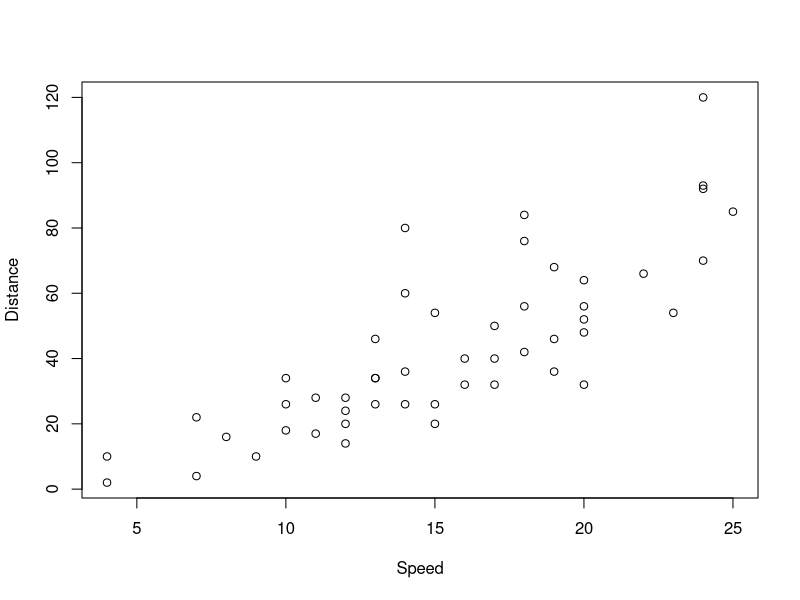
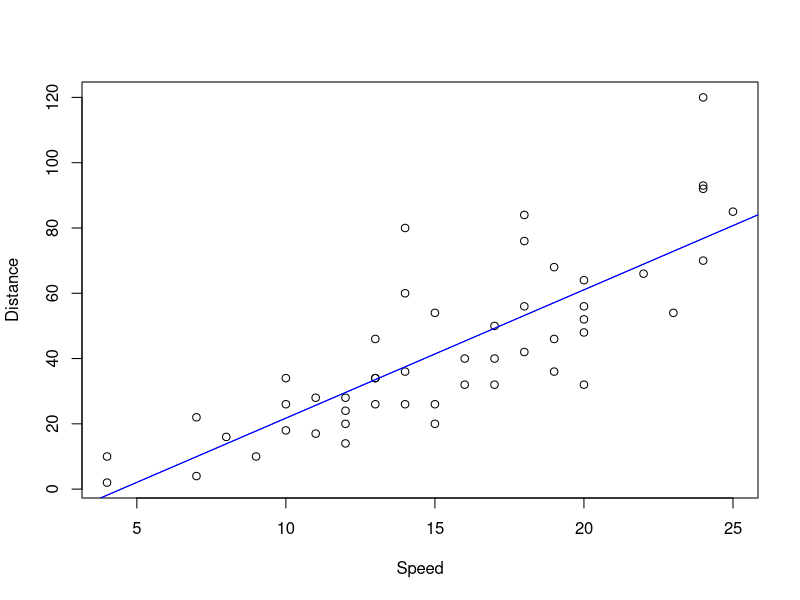
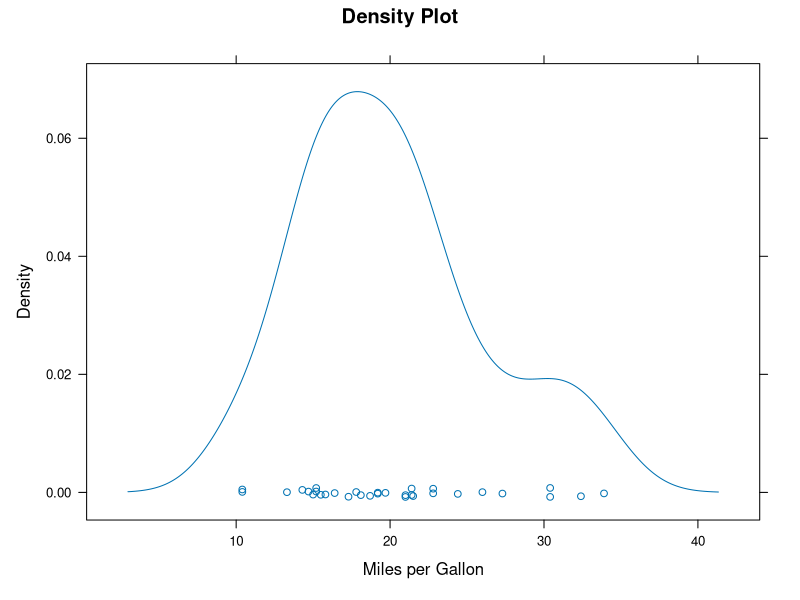
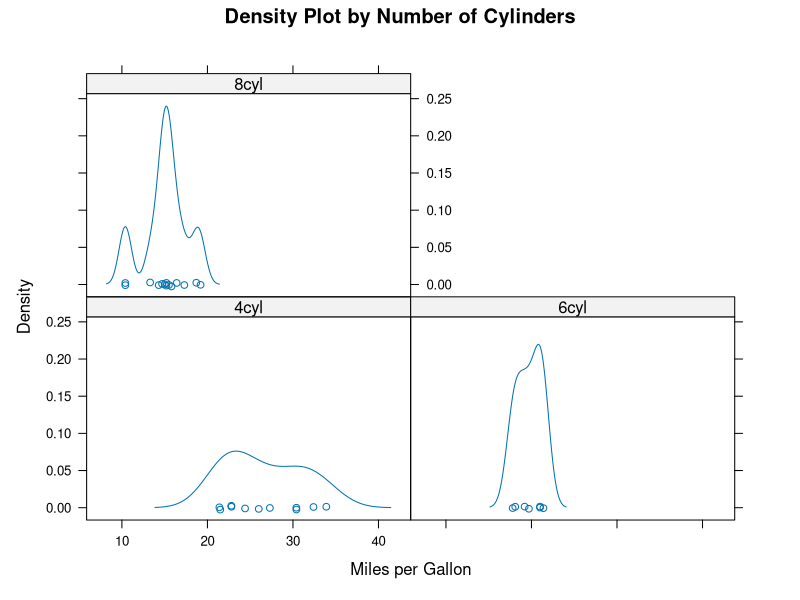
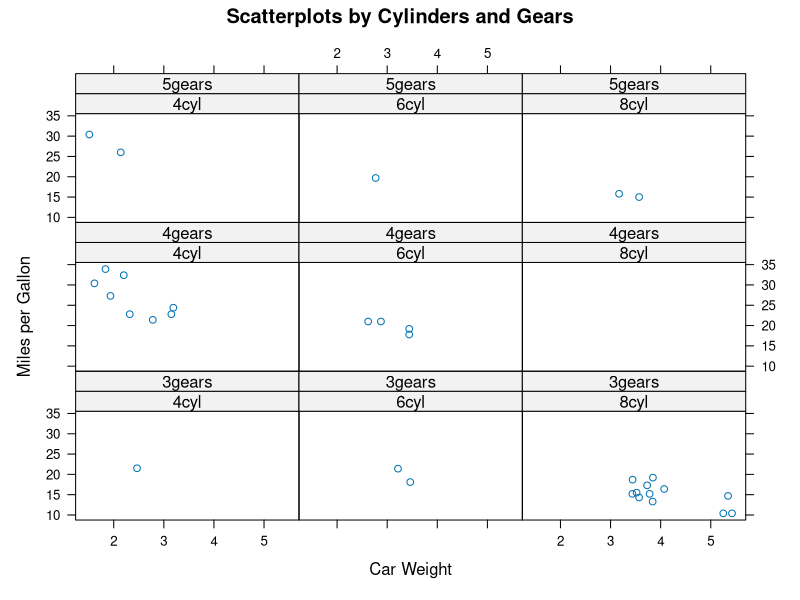
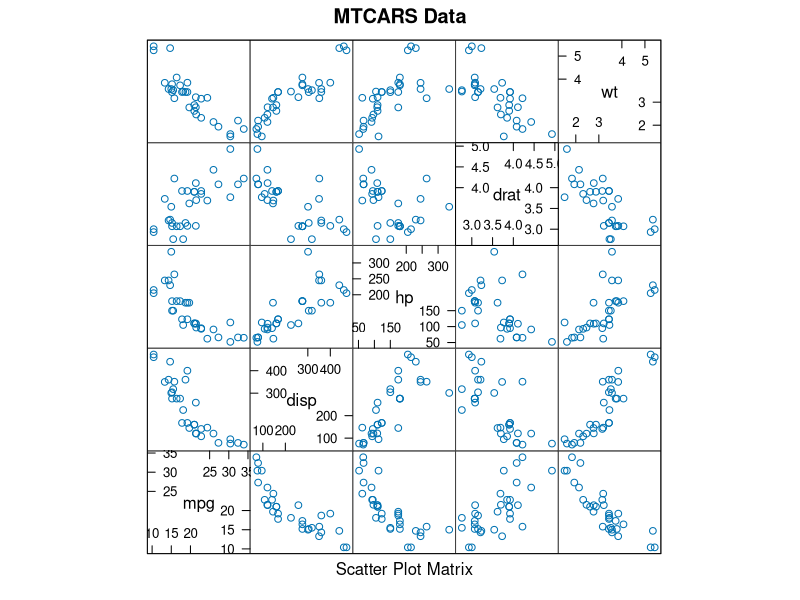

Generate these figures, in order, with R:
str(cars)
plot(cars[, "speed"], cars[, "dist"], xlab = "Speed", ylab = "Distance")
slrModel <- lm(dist ~ speed, data = cars)
str(slrModel)
summary(slrModel)
coef(slrModel)
plot(cars[, "speed"], cars[, "dist"], xlab = "Speed", ylab = "Distance")
abline(slrModel, col = "Blue")
abline(slrModel, col = "Blue")
dev.off()
graphics.off()
library(lattice)
attach(mtcars)
search()
"mtcars" %in% search()
head(mtcars$mpg)
head(mtcars[, "mpg"])
head(mpg)
gear.f <- factor(gear, levels = c(3, 4, 5), labels = c("3gears", "4gears", "5gears"))
cyl.f <- factor(cyl, levels = c(4, 6, 8), labels = c("4cyl", "6cyl", "8cyl"))
densityplot(~mpg, main = "Density Plot", xlab = "Miles per Gallon")
densityplot(~mpg | cyl.f, main = "Density Plot by Number of Cylinders", xlab = "Miles per Gallon")
xyplot(mpg ~ wt | cyl.f * gear.f, main = "Scatterplots by Cylinders and Gears", 
    ylab = "Miles per Gallon", xlab = "Car Weight")
splom(mtcars[, c(1, 3:6)], main = "MTCARS Data")
detach(mtcars)
"mtcars" %in% search()
graphics.off()
